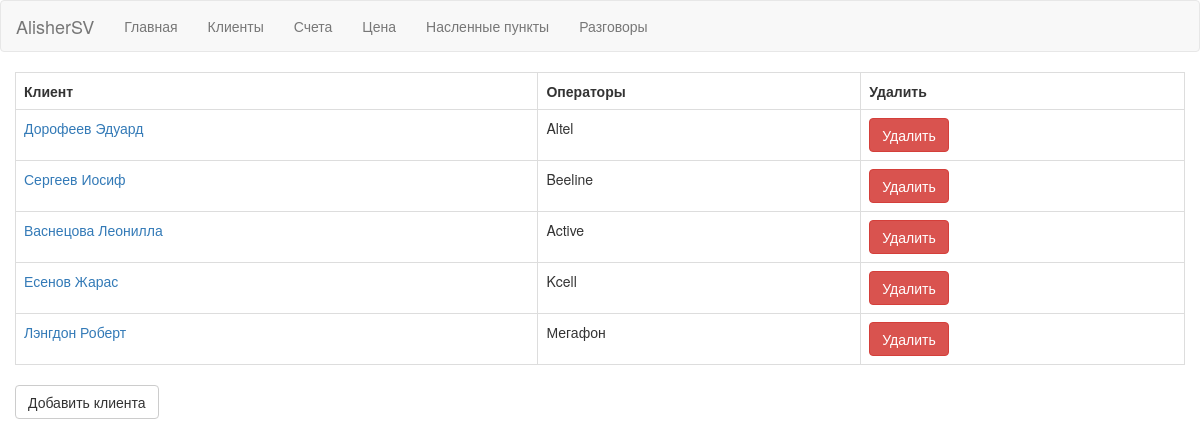
Page /Svyaz_Project/clients.php on the earlier database version.
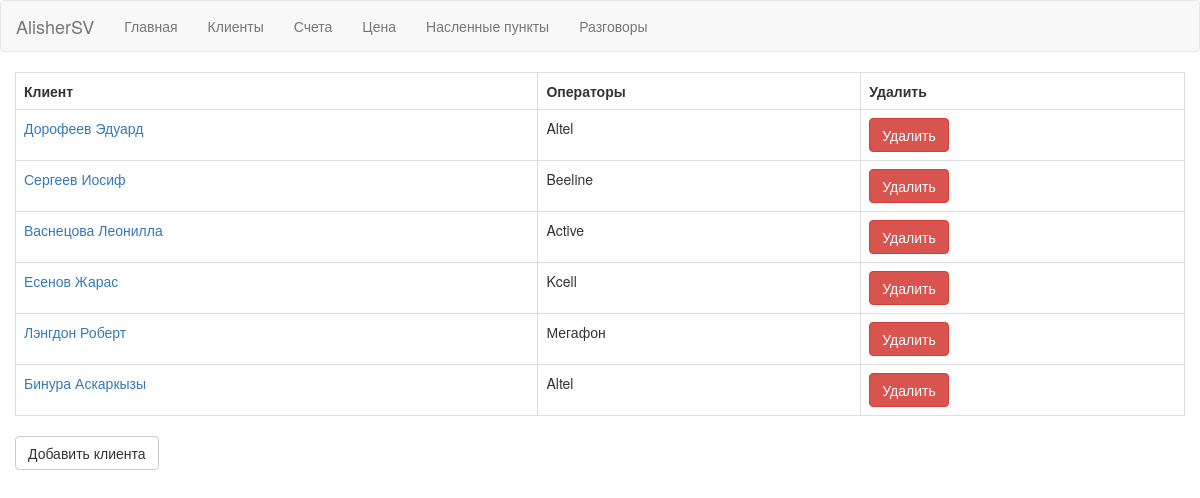
Same page on the later database version.
### tables this page shows
CREATE TABLE alisher_clients (
  client_id int(11) UNSIGNED NOT NULL AUTO_INCREMENT,
  client_name varchar(50) NOT NULL,
  registration_date date DEFAULT NULL,
  address varchar(255) DEFAULT NULL,
  oper_id int(11) UNSIGNED NOT NULL,
  PRIMARY KEY (client_id)
);

CREATE TABLE alisher_oper (
  oper_id int(11) UNSIGNED NOT NULL AUTO_INCREMENT,
  oper_name varchar(255) NOT NULL,
  PRIMARY KEY (oper_id)
);

### Svyaz_Project/api.php (called while the page is built, shortened)
<?php
function getAllClients($db) {
$sql= "SELECT * FROM alisher_clients
       INNER JOIN alisher_oper on alisher_clients.oper_id = alisher_oper.oper_id";
$result = array();
$stmt = $db->prepare($sql);
$stmt->execute();
while($row = $stmt->fetch(PDO::FETCH_ASSOC)) {
    $result[$row['client_id']] = $row;
}
return $result;
}

### Svyaz_Project/clients.php (the view, shortened to what this page needs)
<!DOCTYPE html>
<html lang="en">
<head>
<link rel="stylesheet" media="screen" href="//netdna.bootstrapcdn.com/bootstrap/3.3.4/css/bootstrap.min.css">
</head>
<body background="https://www.solidbackgrounds.com/images/3840x2160/3840x2160-cream-solid-color-background.jpg">
<header>
<nav class="navbar navbar-default" role="navigation">
    <div class="navbar-header">
        <a class="navbar-brand" href="#">AlisherSV</a>
    </div>
    <div class="collapse navbar-collapse navbar-ex1-collapse">
        <ul class="nav navbar-nav">
            <li><a href="index.php">Главная</a></li>
            <li><a href="clients.php">Клиенты</a></li>
            <li><a href="receipt.php">Счета</a></li>
            <li><a href="price.php">Цена</a></li>
            <li><a href="locality.php">Насленные пункты</a></li>
            <li><a href="phone_calls.php">Разговоры</a></li>
        </ul>
    </div>
</nav>
</header>
<div id="content">
<div class="container-fluid">
     <?php include 'db.php'; ?>
     <?php include 'api.php'; ?>
     <?php
     $clients = getAllClients($db);
     ?>
     <table class="table table-bordered">
     <tr>
     <th>Клиент</th>
     <th>Операторы</th>
     <th>Удалить</th>
     </tr>
     <?php foreach ($clients as $client) { ?>
     <tr>
    <td><a href="edit.php? client_id=<?php echo $client['client_id'];?>">
    <?php echo $client['client_name']; ?></a></td>
    <td><?php echo $client['oper_name']; ?></td>
    <td><a class="btn btn-danger" href="delete.php? client_id=<?php echo $client['client_id'];?>">Удалить</a></td>
     </tr>
     <?php } ?>
     </table>
     <button id="addButton" class="btn btn-default">Добавить клиента</button>
 </div>
</div>
</body>
</html>

Differences in the rows shown:
added alisher_clients: client_name "Бинура Аскаркызы", oper.oper_name "Altel"
